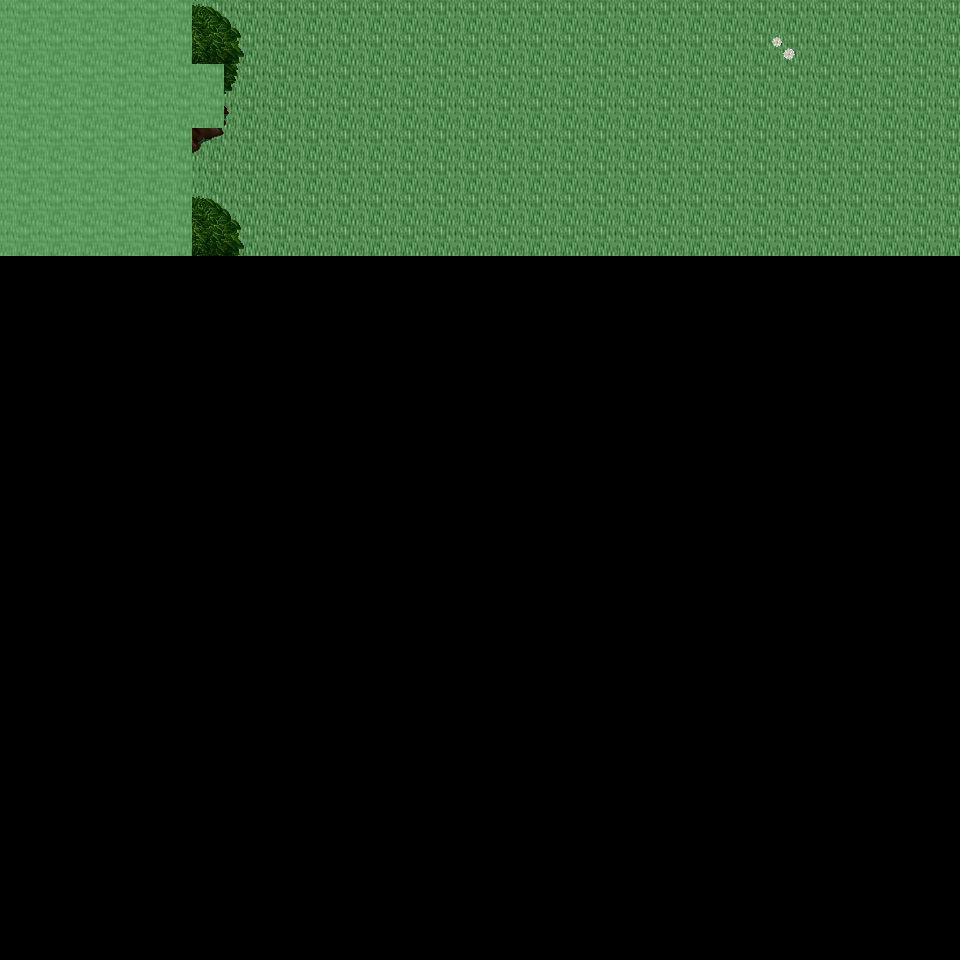

This is a level from a 2D game, rendered from its Tiled map with the project's own tilesets. A one-line summary and the map file follow, with tile-layer data summarised:
An orthogonal 30x30 tile map with 32x32 px tiles, 6 tile layers (Ground, Object, Object2, Above, ...), 18 tilesets and 3 objects (3x mapExit).

<map version="1.0" orientation="orthogonal" renderorder="right-down" width="30" height="30" tilewidth="32" tileheight="32" nextobjectid="4">
  <tileset firstgid="1" name="tileset_ground_ground" tilewidth="32" tileheight="32" tilecount="33" columns="3">
    <image source="../drawable/tileset_ground_ground.png" width="96" height="352" />
  </tileset>
  <tileset firstgid="34" name="tileset_plant_flower_daisy_white" tilewidth="32" tileheight="32" tilecount="8" columns="2">
    <image source="../drawable/tileset_plant_flower_daisy_white.png" width="64" height="128" />
  </tileset>
  <tileset firstgid="42" name="tileset_plant_grasses" tilewidth="32" tileheight="32" tilecount="6" columns="3">
    <image source="../drawable/tileset_plant_grasses.png" width="96" height="64" />
  </tileset>
  <tileset firstgid="48" name="tileset_plant_flower_daisy_yellow" tilewidth="32" tileheight="32" tilecount="8" columns="2">
    <image source="../drawable/tileset_plant_flower_daisy_yellow.png" width="64" height="128" />
  </tileset>
  <tileset firstgid="56" name="tileset_plant_flower_daisy_blue" tilewidth="32" tileheight="32" tilecount="8" columns="2">
    <image source="../drawable/tileset_plant_flower_daisy_blue.png" width="64" height="128" />
  </tileset>
  <tileset firstgid="64" name="tileset_plant_flower_daisy_red" tilewidth="32" tileheight="32" tilecount="8" columns="2">
    <image source="../drawable/tileset_plant_flower_daisy_red.png" width="64" height="128" />
  </tileset>
  <tileset firstgid="72" name="tileset_plant_tree_tree_darkgreen" tilewidth="32" tileheight="32" tilecount="88" columns="8">
    <image source="../drawable/tileset_plant_tree_tree_darkgreen.png" width="256" height="352" />
  </tileset>
  <tileset firstgid="160" name="tileset_logic_creature_animal" tilewidth="32" tileheight="32" tilecount="32" columns="8">
    <image source="../drawable/tileset_logic_creature_animal.png" width="256" height="128" />
  </tileset>
  <tileset firstgid="192" name="tileset_logic_creature_elf" tilewidth="32" tileheight="32" tilecount="16" columns="8">
    <image source="../drawable/tileset_logic_creature_elf.png" width="256" height="64" />
  </tileset>
  <tileset firstgid="208" name="tileset_logic_collision" tilewidth="32" tileheight="32" tilecount="1" columns="1">
    <image source="../drawable/tileset_logic_collision.png" width="32" height="32" />
  </tileset>
  <tileset firstgid="209" name="tileset_logic_creature_human_evil" tilewidth="32" tileheight="32" tilecount="16" columns="8">
    <image source="../drawable/tileset_logic_creature_human_evil.png" width="256" height="64" />
  </tileset>
  <tileset firstgid="225" name="tileset_logic_portal" tilewidth="32" tileheight="32" tilecount="24" columns="8">
    <image source="../drawable/tileset_logic_portal.png" width="256" height="96" />
  </tileset>
  <tileset firstgid="249" name="tileset_ground_green_paving" tilewidth="32" tileheight="32" tilecount="18" columns="3">
    <image source="../drawable/tileset_ground_green_paving.png" width="96" height="192" />
  </tileset>
  <tileset firstgid="267" name="tileset_ground_water_swamp_water" tilewidth="32" tileheight="32" tilecount="33" columns="3">
    <image source="../drawable/tileset_ground_water_swamp_water.png" width="96" height="352" />
  </tileset>
  <tileset firstgid="300" name="tileset_plant_grasses_swamp" tilewidth="32" tileheight="32" tilecount="42" columns="6">
    <image source="../drawable/tileset_plant_grasses_swamp.png" width="192" height="224" />
  </tileset>
  <tileset firstgid="342" name="tileset_logic_protection" tilewidth="32" tileheight="32" tilecount="2" columns="2">
    <image source="../drawable/tileset_logic_protection.png" width="64" height="32" />
  </tileset>
  <tileset firstgid="344" name="tileset_logic_creature_ogre" tilewidth="32" tileheight="32" tilecount="4" columns="4">
    <image source="../drawable/tileset_logic_creature_ogre.png" width="128" height="32" />
  </tileset>
  <tileset firstgid="348" name="tileset_logic_creature_undead_skeleton" tilewidth="32" tileheight="32" tilecount="6" columns="6">
    <image source="../drawable/tileset_logic_creature_undead_skeleton.png" width="192" height="32" />
  </tileset>
  <layer name="Ground" width="30" height="30">
    <data>[900 cells, 240 non-empty, 1 distinct tile ids]</data>
  </layer>
  <layer name="Object" width="30" height="30">
    <data>[900 cells, 1 non-empty, 1 distinct tile ids]</data>
  </layer>
  <layer name="Object2" width="30" height="30">
    <data>[900 cells, 13 non-empty, 11 distinct tile ids]</data>
  </layer>
  <layer name="Above" width="30" height="30">
    <data>[900 cells, 58 non-empty, 31 distinct tile ids]</data>
  </layer>
  <layer name="Above2" width="30" height="30">
    <data>[900 cells, 0 non-empty, 0 distinct tile ids]</data>
  </layer>
  <layer name="Walkable" width="30" height="30">
    <data>[900 cells, 50 non-empty, 1 distinct tile ids]</data>
  </layer>
  <objectgroup name="MapEvents">
    <object id="1" name="north" type="mapExit" x="192" y="0" width="768" height="32">
      <properties>
        <property name="map" value="level_0_x188_y62" />
        <property name="x" value="6" />
        <property name="y" value="28" />
      </properties>
    </object>
    <object id="2" name="west" type="mapExit" x="0" y="256" width="32" height="704">
      <properties>
        <property name="map" value="level_0_x187_y63" />
        <property name="x" value="28" />
        <property name="y" value="8" />
      </properties>
    </object>
    <object id="3" name="east" type="mapExit" x="928" y="0" width="32" height="960">
      <properties>
        <property name="map" value="level_0_x189_y63" />
        <property name="x" value="1" />
        <property name="y" value="0" />
      </properties>
    </object>
  </objectgroup>
</map>
